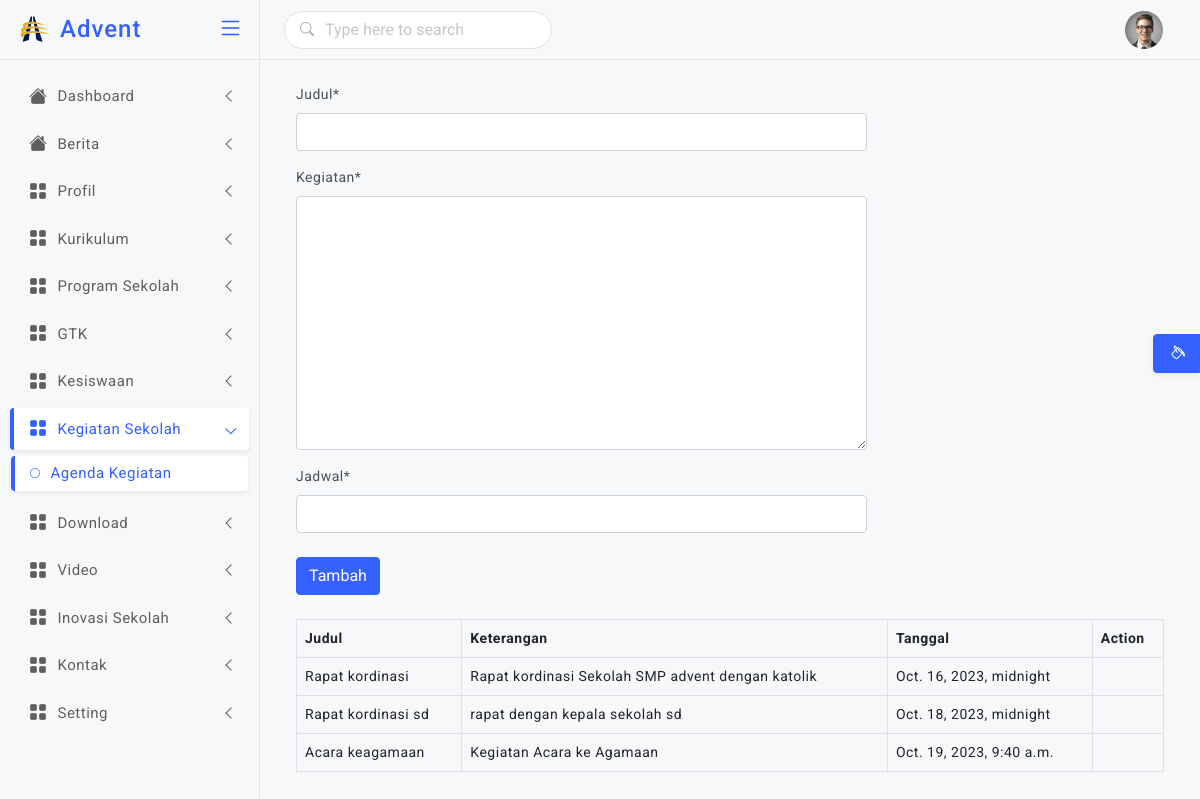
The app's page /backend/agenda/ (signed in) with its own data.
### backend/models.py (models this page shows, shortened)
class Agenda(models.Model):
    judul = models.CharField(max_length=255)
    kegiatan = models.TextField()
    jadwal = models.DateTimeField(null=True)

### backend/views.py (the view)
# urls.py: path('agenda/',views.agenda, name='agenda'),
@login_required(login_url=settings.LOGIN_URL)
def agenda(request):
    if request.POST:
        form = FormAgenda(request.POST)
        if form.is_valid():
            form.save()
            messages.success(request,'Berhasil menambahkan Agenda')
            form = FormAgenda()
            agenda = Agenda.objects.all()
            return render(request,'backend/agenda.html',{'form':form, 'agenda':agenda})
    else:
        form = FormAgenda()
        agenda = Agenda.objects.all()
        return render(request,'backend/agenda.html',{'form':form,'agenda':agenda})

### backend/forms.py
class FormAgenda(ModelForm):
    class Meta:
        model = Agenda
        fields = '__all__'
        widgets ={
            'jadwal':DateTimePickerInput(),
        }

### backend/templates/backend/agenda.html (shortened to what this page needs)
{% extends "backend/master.html" %}
{% load crispy_forms_tags %}
{% block dashboard %}
<div class="container">
    <div class="row">
        <div class="col-md-8">
            <form action="{% url 'agenda' %}" method="post" enctype="multipart/form-data">
                {{form | crispy}}
                <button type="submit" class="btn btn-primary mt-2 ">Tambah</button>
            </form>
        </div>
    </div>
    <div class="row py-4">
        <div class="col-md-12">
            <table class="table table-bordered table-hover">
                <thead>
                    <tr>
                        <th>Judul</th>
                        <th>Keterangan</th>
                        <th>Tanggal</th>
                        <th>Action</th>
                    </tr>
                </thead>
                <tbody>
                    {% for s in agenda %}
                    <tr>
                        <td>{{s.judul}}</td>
                        <td>{{s.kegiatan}}</td>
                        <td>{{s.jadwal}}</td>
                        <td>
                        </td>
                    </tr>
                    {% endfor %}
                </tbody>
            </table>
        </div>
    </div>
</div>
{% endblock dashboard %}

### static/assets/css/style.css (style rules this page uses)
body { font-size: 14px; color: #4c5258; letter-spacing: .5px; font-family: Roboto, sans-serif; background-color: #f7f8fa; overflow-x: hidden; }
::placeholder { opacity: 0.4 !important; }

### records on screen
Agenda: judul "Rapat kordinasi", kegiatan "Rapat kordinasi Sekolah SMP advent dengan katolik", jadwal "Oct. 16, 2023, midnight"
Agenda: judul "Rapat kordinasi sd", kegiatan "rapat dengan kepala sekolah sd", jadwal "Oct. 18, 2023, midnight"
Agenda: judul "Acara keagamaan", kegiatan "Kegiatan Acara ke Agamaan", jadwal "Oct. 19, 2023, 9:40 a.m."
